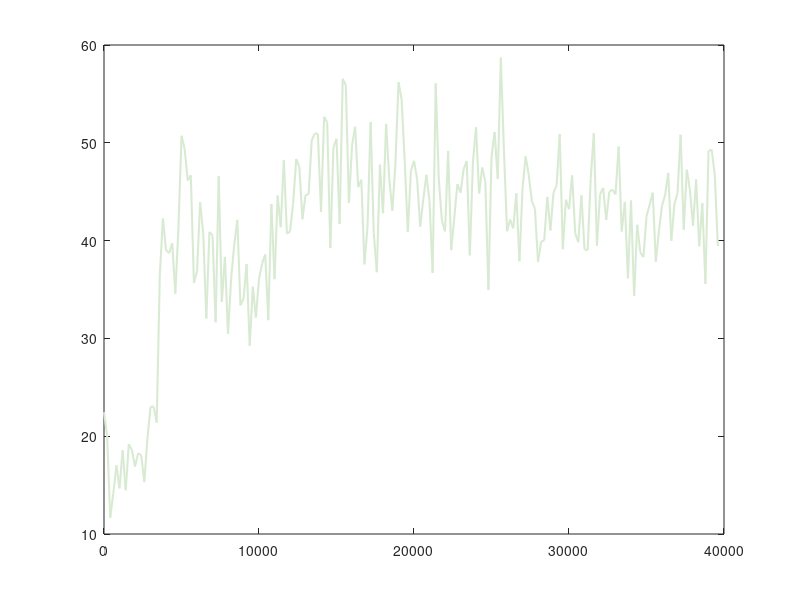

This chart was generated by the following MATLAB code: (Note: this script raises an error after producing the figure.)
clc;
clear;
%Reward

b=load('returns.csv');


reward_size=size(b);%reward的矩阵size
step_count = reward_size(1,1);%step总数

d=zeros(step_count,1);
c=zeros(step_count,1);

evalute_interval = 200;%强化学习训练中评估的间隔
step=1:evalute_interval:step_count*evalute_interval;




plot(step,b(:,3),'Color','#D9EAD3','linewidth',1.5)
hold on;
plot(step,smooth(b(:,3),10,'rlowess'),'Color','#006100','linewidth',2)
hold on;
plot(step,b(:,4),'Color','#FDE9D9','linewidth',1.5)
hold on;
plot(step,smooth(b(:,4),10,'rlowess'),'Color','#F79646','linewidth',2)
hold on;


% set(gca,'linewidth',1);


legend('ET-UAV 1 reward','ET-UAV 1 smoothed reward','ET-UAV 2 reward','ET-UAV 2 smoothed reward')

xlabel('训练步数');
ylabel('无人机的奖励');
grid on;


